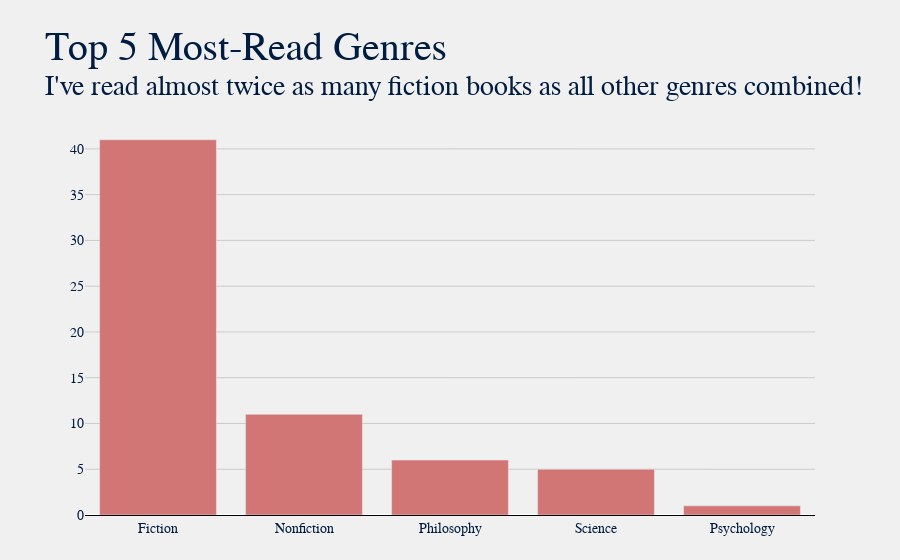

The cell this chart's notebook holds for it:
### Markdown cell above
### Basic Statistics - What do I read the most of?

### Code cell
title = "Top 5 Most-Read Genres"
sub = f"I've read almost twice as many fiction books as all other genres combined!"
plot.gen_bar_graph(df, 'Genre', title, sub, color="#d27575")

### Figure 1 — Plotly figure (JSON) as saved in the notebook; plotly's stock layout.template omitted (floating-point values rounded to 4 significant figures)
{"data": [{"hovertemplate": "<b>%{x}</b>: %{y}", "marker": {"color": "#d27575"}, "name": "", "type": "bar", "x": ["Fiction", "Nonfiction", "Philosophy", "Science", "Psychology"], "y": [41, 11, 6, 5, 1]}], "layout": {"autosize": true, "barmode": "group", "font": {"color": "#001c40", "family": "Baskerville", "size": 14}, "margin": {"b": 45, "l": 85, "r": 85, "t": 120}, "paper_bgcolor": "#f0f0f0", "plot_bgcolor": "#f0f0f0", "showlegend": false, "title": {"font": {"color": "#001c40", "family": "Baskerville, Bold", "size": 40}, "text": "Top 5 Most-Read Genres<br><sup>I've read almost twice as many fiction books as all other genres combined!"}, "xaxis": {"autorange": true, "gridcolor": "#cbcbcb", "linecolor": "black", "range": [-0.5, 4.5], "showgrid": false, "showline": true, "title": {}, "type": "category"}, "yaxis": {"autorange": true, "gridcolor": "#cbcbcb", "linecolor": "black", "range": [0, 43.16], "showgrid": true, "showline": false, "showticklabels": true, "title": {}, "type": "linear"}}}
